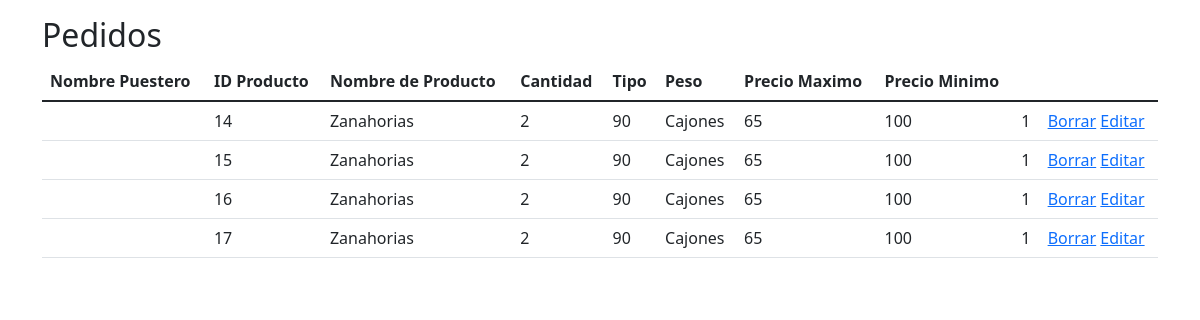
The app's page /inicio_crud.php, older data.
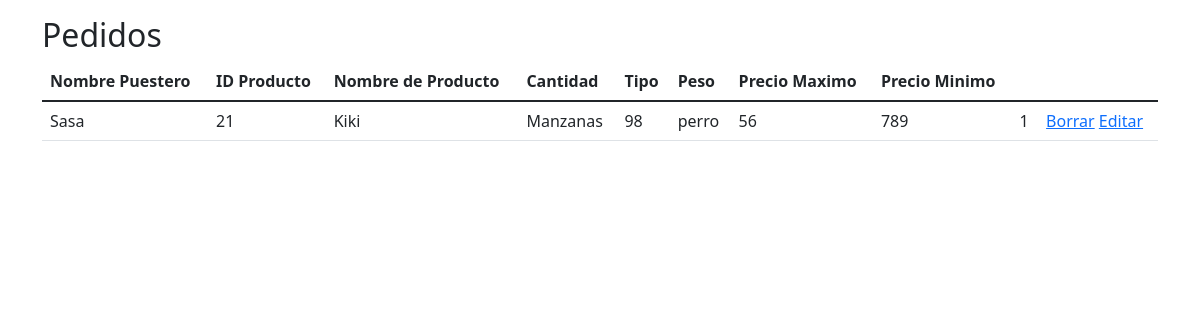
The same page, newer data.
### tables this page shows
CREATE TABLE `productos` (
  `id_producto` int(10) NOT NULL,
  `producto_nombre` varchar(20) DEFAULT NULL,
  `sub_producto` varchar(20) DEFAULT NULL,
  `cantidad` int(10) DEFAULT NULL,
  `tipo` varchar(10) DEFAULT NULL,
  `peso` decimal(65,0) DEFAULT NULL,
  `precio_max` float DEFAULT NULL,
  `precio_min` float DEFAULT NULL,
  `nombre_puestero` varchar(40) DEFAULT NULL
);

### funciones.php (called while the page is built, shortened)
<?php
function escapar($html){
    return htmlspecialchars($html, ENT_QUOTES | ENT_SUBSTITUTE, "UTF-8");
}

### inicio_crud.php (the view, shortened to what this page needs)
<?php
include 'funciones.php';
$error = false;
$config = include 'config.php';
try {
    $dsn ='mysql:host=' .  $config['db']['host'] . ';dbname=' . $config ['db']['name'];
    $conexion = new PDO($dsn, $config ['db']['user'], $config['db']['pass'], $config ['db']['options']);
    if(isset($_POST['nombre_puestero'])){
        $consultaSQL = "SELECT * FROM productos WHERE nombre_puestero LIKE '%" . $_POST['nombre_puestero'] . "%'";
    } else {
        if ($_SESSION ['nivel']==1){
            $consultaSQL = "SELECT * FROM productos WHERE id_usuario=" . $_SESSION["id_usuario"];
        }else{
            $consultaSQL = "SELECT * FROM productos";
        }
    }
    $sentencia = $conexion->prepare($consultaSQL);
    $sentencia->execute();
    $productos = $sentencia->fetchAll();
} catch (PDOException $error){
    $error = $error->getMessage();
}
    $titulo = isset($_POST['nombre_puestero']) ? 'Pedidos (' . $_POST['nombre_puestero'] . ')' : 'Pedidos';
?>
<?php include "templates/header.php"; ?>
<div class="container">
    <div class="row">
        <div class="col-md-12">
            <h2 class="mt-3"><?=$titulo ?></h2>
            <table class="table">
                <thead>
                    <tr>
                        <th>Nombre Puestero</th>
                        <th>ID Producto</th>
                        <th>Nombre de Producto</th>
                        <th>Cantidad</th>
                        <th>Tipo</th>
                        <th>Peso</th>
                        <th>Precio Maximo</th>
                        <th>Precio Minimo</th>
                    </tr>
                </thead>
                <tbody>
                    <?php
                    if ($productos && $sentencia ->rowCount() > 0){
                        foreach ($productos as $fila) {
                            ?>
                            <tr>
                                <td><?php echo escapar ($fila['nombre_puestero']); ?></td>
                                <td><?php echo escapar ($fila['id_producto']); ?></td>
                                <td><?php echo escapar ($fila['producto_nombre']); ?></td>
                                <td><?php echo escapar ($fila['sub_producto']); ?></td>
                                <td><?php echo escapar ($fila['cantidad']); ?></td>
                                <td><?php echo escapar ($fila['tipo']); ?></td>
                                <td><?php echo escapar ($fila['peso']); ?></td>
                                <td><?php echo escapar ($fila['precio_max']); ?></td>
                                <td><?php echo escapar ($fila['precio_min']); ?></td>
                                <td>
                                    <a href="<?= 'borrar.php?id=' . escapar ($fila['id_producto']) ?>"> Borrar</a>
                                    <a href="<?= 'editar.php?id=' . escapar($fila['id_producto']) ?>">Editar</a>
                                </td>
                            </tr>
                            <?php
                        }
                    }
                    ?>
                </tbody>
            </table>
        </div>
    </div>
</div>
<?php include "templates/footer.php"; ?>

### templates/header.php (shortened to what this page needs)
<html lang="es">
<head>
    <link rel="stylesheet" href="bootstrap/css/bootstrap.min.css"/>
</head>
<body>
</body>
</html>

### templates/footer.php
</body>
</html>

Row changes from the older to the newer data that the page shows:
removed productos: id_producto "14", producto_nombre "Zanahorias", sub_producto "2", cantidad "90", tipo "Cajones", peso "65", precio_max "100", precio_min "1"
removed productos: id_producto "15", producto_nombre "Zanahorias", sub_producto "2", cantidad "90", tipo "Cajones", peso "65", precio_max "100", precio_min "1"
removed productos: id_producto "16", producto_nombre "Zanahorias", sub_producto "2", cantidad "90", tipo "Cajones", peso "65", precio_max "100", precio_min "1"
removed productos: id_producto "17", producto_nombre "Zanahorias", sub_producto "2", cantidad "90", tipo "Cajones", peso "65", precio_max "100", precio_min "1"
added productos: nombre_puestero "Sasa", id_producto "21", producto_nombre "Kiki", sub_producto "Manzanas", cantidad "98", tipo "perro", peso "56", precio_max "789", precio_min "1"
